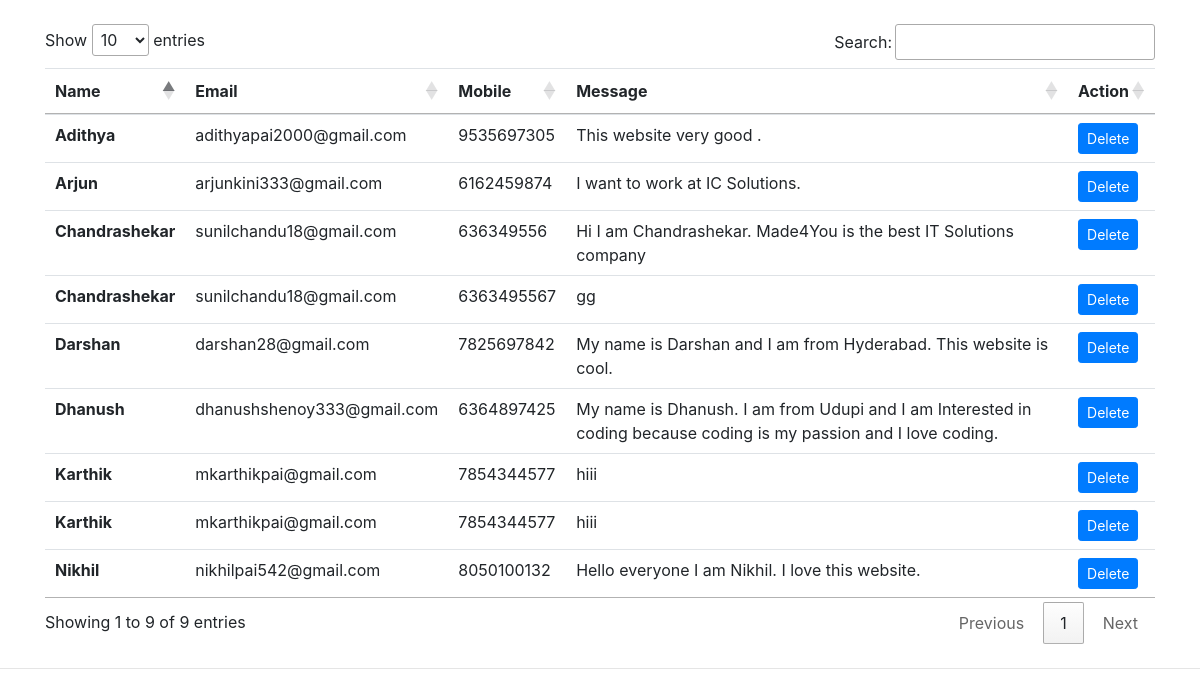
Screenshot of /display.php with the database file from the repository.
### tables this page shows
CREATE TABLE `contact` (
  `id` int(11) NOT NULL,
  `name` varchar(50) NOT NULL,
  `email` varchar(50) NOT NULL,
  `number` bigint(10) NOT NULL,
  `message` varchar(300) NOT NULL
);

### display.php (the view, shortened to what this page needs)
<?php
$servername = "localhost";
$username = "root";
$password = "";
$database = "made4you";
$conn = mysqli_connect($servername, $username, $password, $database);
?>
<!doctype html>
<html lang="en">
<head>
  <link rel="stylesheet" href="https://stackpath.bootstrapcdn.com/bootstrap/4.4.1/css/bootstrap.min.css">
  <link rel="stylesheet" href="//cdn.datatables.net/1.10.20/css/jquery.dataTables.min.css">
</head>
<body>
  <div class="container my-4">
    <table class="table" id="myTable">
      <thead>
        <tr>
          <th scope="col">Name</th>
          <th scope="col">Email</th>
          <th scope="col">Mobile</th>
          <th scope="col">Message</th>
          <th scope="col">Action</th>
        </tr>
      </thead>
      <tbody>
        <?php
        $sql = "SELECT * FROM `contact`";
        $result = mysqli_query($conn, $sql);
        while ($row = mysqli_fetch_assoc($result)) {
          echo "  <tr>
            <th scope='row'>" . $row['name'] . "</th>
            <td>" . $row['email'] . "</td>
            <td>" . $row['number'] . "</td>
            <td>" . $row['message'] . "</td>
            <td> <button class='delete btn btn-sm btn-primary' id=d" . $row['id'] . ">Delete</button>  </td>
          </tr>";
        }
        ?>
      </tbody>
    </table>
  </div>
  <hr>
</body>
</html>

### rows the page displays
contact: name "Chandrashekar", email "sunilchandu18@gmail.com", number "636349556", message "Hi I am Chandrashekar. Made4You is the best IT Solutions company"
contact: name "Darshan", email "darshan28@gmail.com", number "7825697842", message "My name is Darshan and I am from Hyderabad. This website is cool."
contact: name "Nikhil", email "nikhilpai542@gmail.com", number "8050100132", message "Hello everyone I am Nikhil. I love this website."
contact: name "Dhanush", email "dhanushshenoy333@gmail.com", number "6364897425", message "My name is Dhanush. I am from Udupi and I am Interested in coding because coding is my passion and I love coding."
contact: name "Adithya", email "adithyapai2000@gmail.com", number "9535697305", message "This website very good ."
contact: name "Arjun", email "arjunkini333@gmail.com", number "6162459874", message "I want to work at IC Solutions."
contact: name "Karthik", email "mkarthikpai@gmail.com", number "7854344577", message "hiii"
contact: name "Karthik", email "mkarthikpai@gmail.com", number "7854344577", message "hiii"
contact: name "Chandrashekar", email "sunilchandu18@gmail.com", number "6363495567", message "gg"
